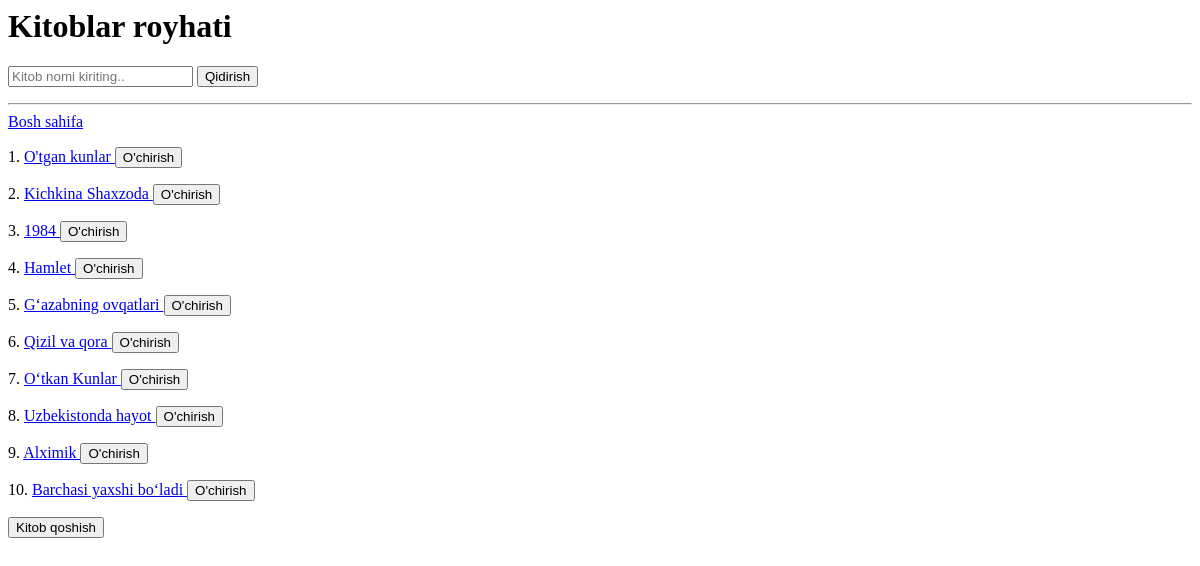
Page /kitoblar/ on the earlier database version.
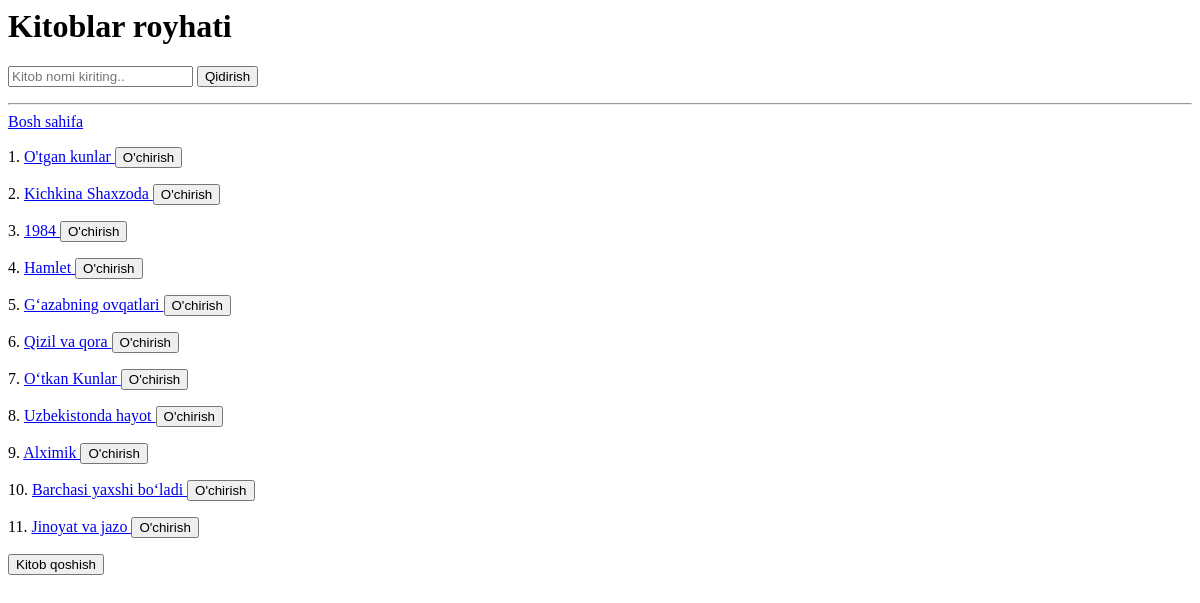
Same page on the later database version.
### main/models.py (models this page shows, shortened)
class Kitob(models.Model):
    nom = models.CharField(max_length=50)
    janr = models.CharField(max_length=50)
    sahifa = models.PositiveSmallIntegerField()
    muqova = models.CharField(max_length=50,
    choices=(
        ('Qattiq','Qattiq'),
        ('Yumshoq','Yumshoq'),
             ))
    muallif = models.ForeignKey(Muallif ,on_delete=models.CASCADE)

### main/views.py (the view)
# urls.py: path('kitoblar/', kitoblar_view, name='kitoblar'),
def kitoblar_view(request):
    kitoblar = Kitob.objects.all()
    qsoz = request.GET.get("qsoz")
    if qsoz is not None:
        kitoblar = Kitob.objects.filter(nom__icontains=qsoz)
    context = {"kitoblar": kitoblar, 'qsoz': qsoz}
    return render(request, "kitoblar.html", context)

### templates/kitoblar.html (shortened to what this page needs)
<h1> Kitoblar royhati </h1>
<form>
    <input type="text" name="qsoz" placeholder="Kitob nomi kiriting.."
    >
    <button>Qidirish</button>
</form>
<hr>
<a href="/">Bosh sahifa</a>
{% for kitob in kitoblar %}
<p>
    {{ forloop.counter }}.
    <a href="/kitoblar/{{ kitob.id }}/">
        {{kitob.nom}}
    </a>
    <a href="/kitoblar/{{ kitob.id }}/delete/">
        <button>O'chirish</button>
    </a>
</p>
{% endfor %}
<a href="/kitob-qoshish/">
    <button>Kitob qoshish</button>
</a>

Differences in the rows shown:
added Kitob: nom "Jinoyat va jazo"
